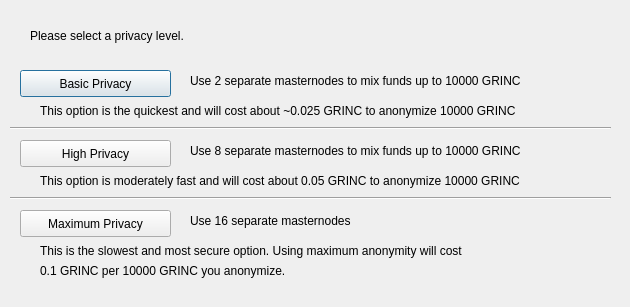
<?xml version="1.0" encoding="UTF-8"?>
<ui version="4.0">
 <class>ObfuscationConfig</class>
 <widget class="QDialog" name="ObfuscationConfig">
  <property name="geometry">
   <rect>
    <x>0</x>
    <y>0</y>
    <width>630</width>
    <height>307</height>
   </rect>
  </property>
  <property name="windowTitle">
   <string>Configure Obfuscation</string>
  </property>
  <widget class="QPushButton" name="buttonBasic">
   <property name="geometry">
    <rect>
     <x>20</x>
     <y>70</y>
     <width>151</width>
     <height>27</height>
    </rect>
   </property>
   <property name="text">
    <string>Basic Privacy</string>
   </property>
  </widget>
  <widget class="QPushButton" name="buttonHigh">
   <property name="geometry">
    <rect>
     <x>20</x>
     <y>140</y>
     <width>151</width>
     <height>27</height>
    </rect>
   </property>
   <property name="text">
    <string>High Privacy</string>
   </property>
  </widget>
  <widget class="QPushButton" name="buttonMax">
   <property name="geometry">
    <rect>
     <x>20</x>
     <y>210</y>
     <width>151</width>
     <height>27</height>
    </rect>
   </property>
   <property name="text">
    <string>Maximum Privacy</string>
   </property>
  </widget>
  <widget class="QLabel" name="label">
   <property name="geometry">
    <rect>
     <x>30</x>
     <y>20</y>
     <width>571</width>
     <height>31</height>
    </rect>
   </property>
   <property name="text">
    <string>Please select a privacy level.</string>
   </property>
  </widget>
  <widget class="QLabel" name="label_2">
   <property name="geometry">
    <rect>
     <x>190</x>
     <y>70</y>
     <width>421</width>
     <height>21</height>
    </rect>
   </property>
   <property name="text">
    <string>Use 2 separate masternodes to mix funds up to 10000 GRINC</string>
   </property>
  </widget>
  <widget class="QLabel" name="label_3">
   <property name="geometry">
    <rect>
     <x>190</x>
     <y>140</y>
     <width>411</width>
     <height>21</height>
    </rect>
   </property>
   <property name="text">
    <string>Use 8 separate masternodes to mix funds up to 10000 GRINC</string>
   </property>
  </widget>
  <widget class="QLabel" name="label_4">
   <property name="geometry">
    <rect>
     <x>190</x>
     <y>210</y>
     <width>421</width>
     <height>21</height>
    </rect>
   </property>
   <property name="text">
    <string>Use 16 separate masternodes</string>
   </property>
  </widget>
  <widget class="QLabel" name="label_6">
   <property name="geometry">
    <rect>
     <x>40</x>
     <y>100</y>
     <width>561</width>
     <height>21</height>
    </rect>
   </property>
   <property name="text">
    <string>This option is the quickest and will cost about ~0.025 GRINC to anonymize 10000 GRINC</string>
   </property>
  </widget>
  <widget class="QLabel" name="label_7">
   <property name="geometry">
    <rect>
     <x>40</x>
     <y>170</y>
     <width>561</width>
     <height>21</height>
    </rect>
   </property>
   <property name="text">
    <string>This option is moderately fast and will cost about 0.05 GRINC to anonymize 10000 GRINC</string>
   </property>
  </widget>
  <widget class="QLabel" name="label_8">
   <property name="geometry">
    <rect>
     <x>40</x>
     <y>240</y>
     <width>561</width>
     <height>21</height>
    </rect>
   </property>
   <property name="text">
    <string>This is the slowest and most secure option. Using maximum anonymity will cost</string>
   </property>
  </widget>
  <widget class="QLabel" name="label_9">
   <property name="geometry">
    <rect>
     <x>40</x>
     <y>260</y>
     <width>561</width>
     <height>21</height>
    </rect>
   </property>
   <property name="text">
    <string>0.1 GRINC per 10000 GRINC you anonymize.</string>
   </property>
  </widget>
  <widget class="Line" name="line">
   <property name="geometry">
    <rect>
     <x>10</x>
     <y>120</y>
     <width>601</width>
     <height>16</height>
    </rect>
   </property>
   <property name="orientation">
    <enum>Qt::Horizontal</enum>
   </property>
  </widget>
  <widget class="Line" name="line_2">
   <property name="geometry">
    <rect>
     <x>10</x>
     <y>190</y>
     <width>601</width>
     <height>16</height>
    </rect>
   </property>
   <property name="orientation">
    <enum>Qt::Horizontal</enum>
   </property>
  </widget>
 </widget>
 <resources/>
 <connections/>
</ui>
